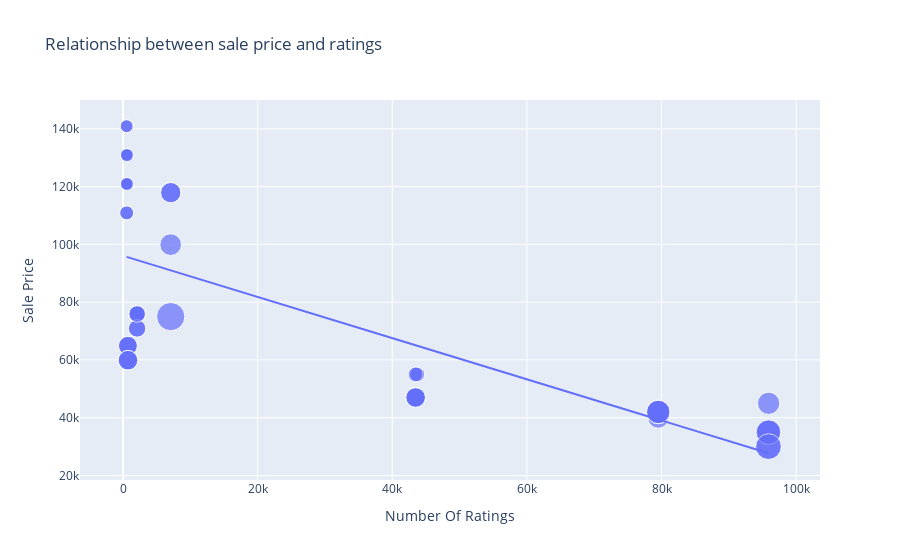

The cell this chart's notebook holds for it:
### Code cell
figure = px.scatter(data_frame = data, x = "Number Of Ratings", y = "Sale Price", size = "Discount Percentage", trendline = "ols", title = "Relationship between sale price and ratings")
figure.show()
